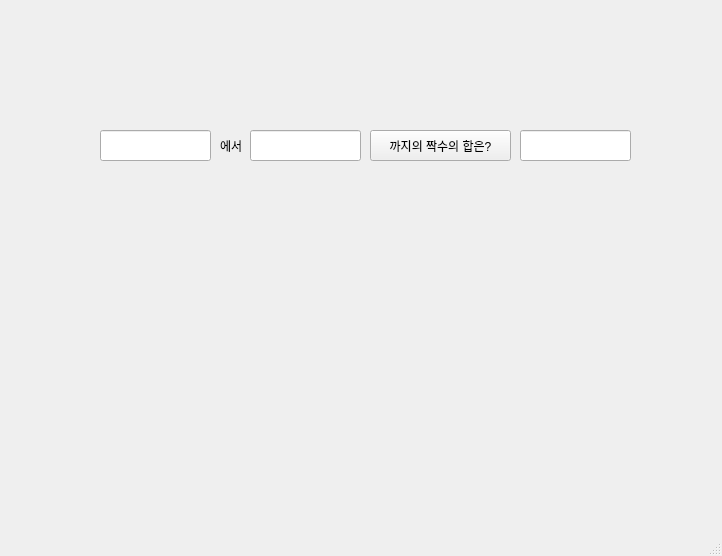
<?xml version="1.0" encoding="UTF-8"?>
<ui version="4.0">
 <class>MainWindow</class>
 <widget class="QMainWindow" name="MainWindow">
  <property name="geometry">
   <rect>
    <x>0</x>
    <y>0</y>
    <width>722</width>
    <height>556</height>
   </rect>
  </property>
  <property name="windowTitle">
   <string>MainWindow</string>
  </property>
  <widget class="QWidget" name="centralwidget">
   <widget class="QLineEdit" name="le1">
    <property name="geometry">
     <rect>
      <x>100</x>
      <y>130</y>
      <width>111</width>
      <height>31</height>
     </rect>
    </property>
   </widget>
   <widget class="QLabel" name="label1">
    <property name="geometry">
     <rect>
      <x>220</x>
      <y>130</y>
      <width>41</width>
      <height>31</height>
     </rect>
    </property>
    <property name="text">
     <string>에서</string>
    </property>
   </widget>
   <widget class="QLineEdit" name="le2">
    <property name="geometry">
     <rect>
      <x>250</x>
      <y>130</y>
      <width>111</width>
      <height>31</height>
     </rect>
    </property>
   </widget>
   <widget class="QPushButton" name="pb">
    <property name="geometry">
     <rect>
      <x>370</x>
      <y>130</y>
      <width>141</width>
      <height>31</height>
     </rect>
    </property>
    <property name="text">
     <string>까지의 짝수의 합은?</string>
    </property>
   </widget>
   <widget class="QLineEdit" name="le3">
    <property name="geometry">
     <rect>
      <x>520</x>
      <y>130</y>
      <width>111</width>
      <height>31</height>
     </rect>
    </property>
   </widget>
  </widget>
  <widget class="QMenuBar" name="menubar">
   <property name="geometry">
    <rect>
     <x>0</x>
     <y>0</y>
     <width>722</width>
     <height>21</height>
    </rect>
   </property>
  </widget>
  <widget class="QStatusBar" name="statusbar"/>
 </widget>
 <resources/>
 <connections/>
</ui>
